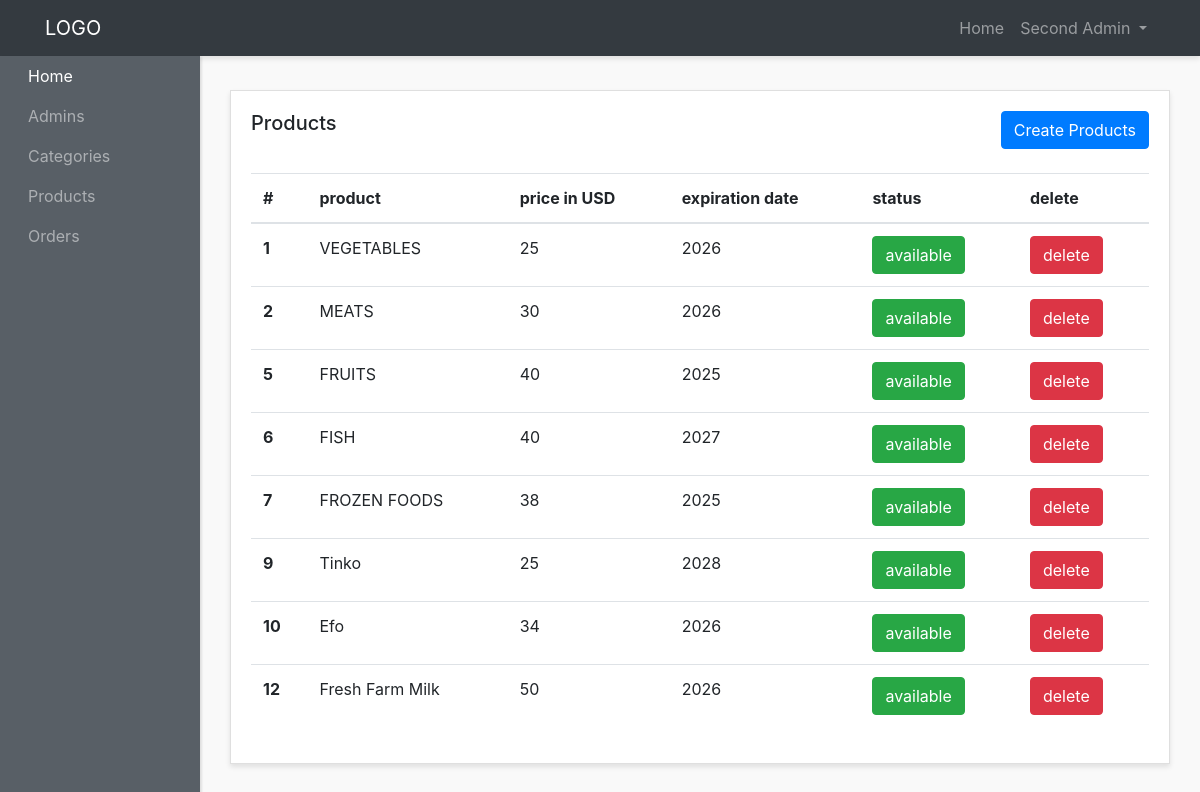
The app's page /admin-panel/products-admins/show-products.php (signed in) with its own data.
### tables this page shows
CREATE TABLE `products` (
  `id` int(4) NOT NULL,
  `title` varchar(200) NOT NULL,
  `description` text NOT NULL,
  `price` varchar(10) NOT NULL,
  `quantity` int(4) NOT NULL DEFAULT 1,
  `image` varchar(200) NOT NULL,
  `status` int(1) NOT NULL DEFAULT 1,
  `exp_date` varchar(200) NOT NULL,
  `category_id` int(3) NOT NULL,
  `created_at` timestamp NOT NULL DEFAULT current_timestamp()
);

### admin-panel/products-admins/show-products.php (the view, shortened to what this page needs)
<?php require '../layout/header.php'; ?>
<?php require '../../config/config.php'; ?>
<?php
  $products = $conn->query("SELECT * FROM products");
  $products->execute();
  $allProducts = $products->fetchAll(PDO::FETCH_OBJ);
?>
      <div class="row">
        <div class="col">
          <div class="card">
            <div class="card-body">
              <h5 class="card-title mb-4 d-inline">Products</h5>
              <a  href="<?php echo ADMINURL; ?>products-admins/create-products.php" class="btn btn-primary mb-4 text-center float-right">Create Products</a>
              <table class="table">
                <thead>
                  <tr>
                    <th scope="col">#</th>
                    <th scope="col">product</th>
                    <th scope="col">price in USD</th>
                    <th scope="col">expiration date</th>
                    <th scope="col">status</th>
                    <th scope="col">delete</th>
                  </tr>
                </thead>
                <tbody>
                  <?php foreach($allProducts as $product) : ?>
                    <tr>
                      <th scope="row"><?php echo $product->id; ?></th>
                      <td><?php echo $product->title; ?></td>
                      <td><?php echo $product->price; ?></td>
                      <td><?php echo $product->exp_date; ?></td>
                      <?php if($product->status == 1) : ?>
                        <td><a href="<?php echo ADMINURL; ?>products-admins/status.php?id=<?php echo $product->id; ?>&status=<?php echo $product->status; ?>" class="btn btn-success  text-center ">available</a></td>
                        <td><a href="<?php echo ADMINURL; ?>products-admins/delete-product.php?id=<?php echo $product->id; ?>" class="btn btn-danger  text-center ">delete</a></td>
                      <?php endif; ?>
                    </tr>
                  <?php endforeach; ?>
                </tbody>
              </table>
            </div>
          </div>
        </div>
      </div>
<?php require '../layout/footer.php'; ?>

### admin-panel/layout/header.php (shortened to what this page needs)
<!DOCTYPE html>
<html lang="en">
<head>
    <link href="http://maxcdn.bootstrapcdn.com/bootstrap/4.0.0/css/bootstrap.min.css" rel="stylesheet">
     <link href="<?php echo ADMINURL; ?>styles/style.css" rel="stylesheet">
</head>
<body>
<div id="wrapper">
    <nav class="navbar header-top fixed-top navbar-expand-lg  navbar-dark bg-dark">
      <div class="container">
      <a class="navbar-brand" href="#">LOGO</a>
      <div class="collapse navbar-collapse" id="navbarText">
        <?php if (isset($_SESSION['admin_name'])) : ?>
        <ul class="navbar-nav side-nav" >
          <li class="nav-item">
            <a class="nav-link text-white" style="margin-left: 20px;" href="<?php echo ADMINURL; ?>index.php">Home
            </a>
          </li>
          <li class="nav-item">
            <a class="nav-link" href="<?php echo ADMINURL; ?>admins/admins.php" style="margin-left: 20px;">Admins</a>
          </li>
          <li class="nav-item">
            <a class="nav-link" href="<?php echo ADMINURL; ?>categories-admins/show-categories.php" style="margin-left: 20px;">Categories</a>
          </li>
          <li class="nav-item">
            <a class="nav-link" href="<?php echo ADMINURL; ?>products-admins/show-products.php" style="margin-left: 20px;">Products</a>
          </li>
          <li class="nav-item">
            <a class="nav-link" href="<?php echo ADMINURL; ?>orders-admins/show-orders.php" style="margin-left: 20px;">Orders</a>
          </li>
        </ul>
        <?php endif; ?>
        <ul class="navbar-nav ml-md-auto d-md-flex">
          <?php if(!isset($_SESSION['admin_name'])) : ?>
          <li class="nav-item">
            <a class="nav-link" href="<?php echo ADMINURL; ?>admins/login-admins.php">login
              <span class="sr-only">(current)</span>
            </a>
          </li>
          <?php else : ?>
          <li class="nav-item">
            <a class="nav-link" href="<?php echo ADMINURL; ?>index.php">Home
            </a>
          </li>
          <li class="nav-item dropdown">
            <a class="nav-link dropdown-toggle" href="#" id="navbarDropdown" role="button" data-toggle="dropdown" aria-haspopup="true" aria-expanded="false">
              <?php echo $_SESSION['admin_name']; ?>
            </a>
          </li>
          <?php endif; ?>
        </ul>
      </div>
    </div>
    </nav>
    <div class="container-fluid">

### admin-panel/layout/footer.php (shortened to what this page needs)
</div>
</body>
</html>

### admin-panel/styles/style.css (style rules this page uses)
body { background:#f9f9f9; }
#wrapper { padding:90px 15px; }
.navbar-expand-lg .navbar-nav.side-nav { flex-direction: column; }
.card { margin-bottom: 15px; border-radius:0; box-shadow: 0 3px 5px rgba(0,0,0,.1); }
.header-top { box-shadow: 0 3px 5px rgba(0,0,0,.1) }
@media (min-width:992px) { #wrapper { margin-left: 200px;padding: 90px 15px 15px; } }
@media (min-width:992px) { .navbar-nav.side-nav { background: #585f66;box-shadow: 2px 1px 2px rgba(0,0,0,.1);position:fixed;top:56px;flex-direction: column!important;left:0;width:200px;overflow-y:auto;bottom:0;overflow-x:hidden;padding-bottom:40px } }

### records on screen
products: id "1", title "VEGETABLES", price "25", exp_date "2026"
products: id "2", title "MEATS", price "30", exp_date "2026"
products: id "5", title "FRUITS", price "40", exp_date "2025"
products: id "6", title "FISH", price "40", exp_date "2027"
products: id "7", title "FROZEN FOODS", price "38", exp_date "2025"
products: id "9", title "Tinko", price "25", exp_date "2028"
products: id "10", title "Efo", price "34", exp_date "2026"
products: id "12", title "Fresh Farm Milk", price "50", exp_date "2026"

### other values on screen
$_SESSION['admin_name'] "Second Admin"
